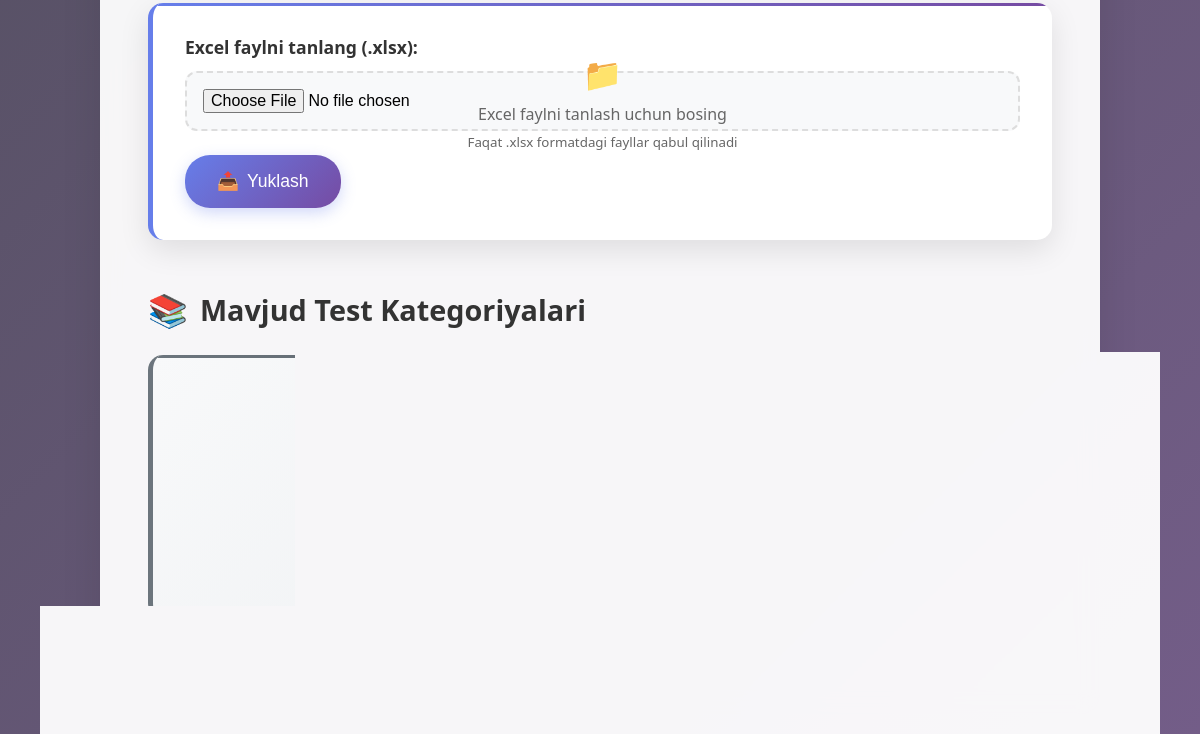
The app's page /admin-panel/yuklash/ (lower part), older data.
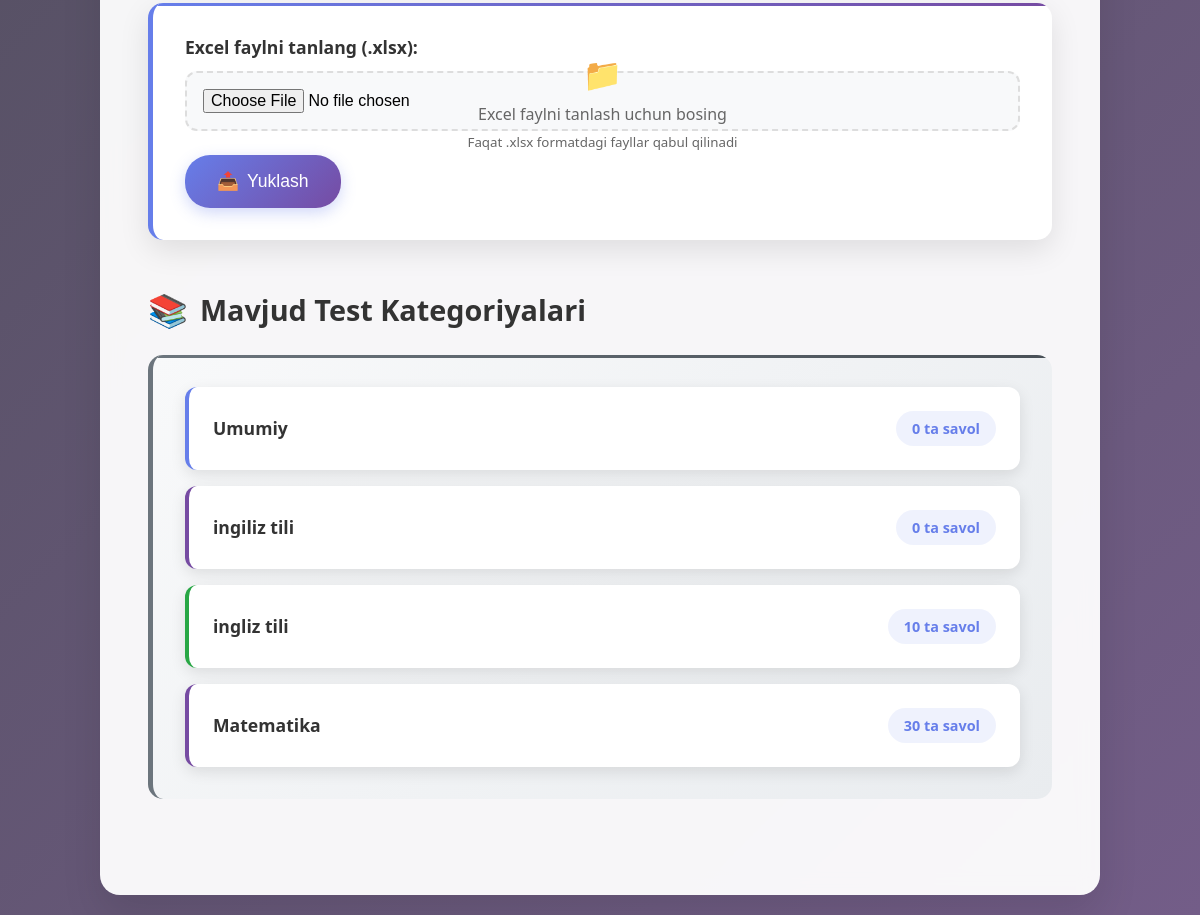
The same page, newer data.
### testy/models.py (models this page shows, shortened)
class TestCategory(models.Model):
    name = models.CharField(max_length=100)

### testy/views.py (the view, shortened to what this page needs)
# urls.py: path('admin-panel/yuklash/', views.upload_excel, name='upload_excel'),
def upload_excel(request):
    categories = TestCategory.objects.all()
    for cat in categories:
        cat.question_count = TestQuestion.objects.filter(category=cat).count()
    return render(request, 'admin/upload_excel.html', {
        'categories': categories
    })

### testy/templates/admin/upload_excel.html (shortened to what this page needs)
<!DOCTYPE html>
<html lang="uz">
<head>
</head>
<body>
    <div class="container">
        <div class="upload-container">
            <div class="upload-content">
                        {% load static %}
                <div class="section">
                    <div class="upload-section">
                        <form method="post" enctype="multipart/form-data" class="upload-form" id="uploadForm">
                            <div class="form-group">
                                <label class="form-label">Excel faylni tanlang (.xlsx):</label>
                                <div class="file-input-wrapper">
                                    <input type="file" name="excel_file" accept=".xlsx" required class="file-input" id="fileInput">
                                    <div class="file-input-label" id="fileLabel">
                                        <span class="file-input-icon">📁</span>
                                        <span>Excel faylni tanlash uchun bosing</span>
                                        <small>Faqat .xlsx formatdagi fayllar qabul qilinadi</small>
                                    </div>
                                </div>
                            </div>
                            <button type="submit" class="btn btn-primary" id="submitBtn">
                                <span>📤</span>
                                <span>Yuklash</span>
                            </button>
                        </form>
                    </div>
                </div>
                <div class="section">
                    <h3 class="section-title">
                        <span class="section-icon">📚</span>
                        Mavjud Test Kategoriyalari
                    </h3>
                    <div class="stats-section">
                        <ul class="categories-list">
                            {% for cat in categories %}
                                <li class="category-item">
                                    <span class="category-name">{{ cat.name }}</span>
                                    <span class="question-count">{{ cat.question_count }} ta savol</span>
                                </li>
                            {% empty %}
                                <div class="no-categories">
                                    <div class="no-categories-icon">📚</div>
                                    <p>Hozircha hech qanday test mavjud emas.</p>
                                </div>
                            {% endfor %}
                        </ul>
                    </div>
                </div>
            </div>
        </div>
    </div>
</body>
</html>

Row changes from the older to the newer data that the page shows:
added TestCategory: name "Umumiy", question_count "0"
added TestCategory: name "ingiliz tili", question_count "0"
added TestCategory: name "ingliz tili", question_count "10"
added TestCategory: name "Matematika", question_count "30"
